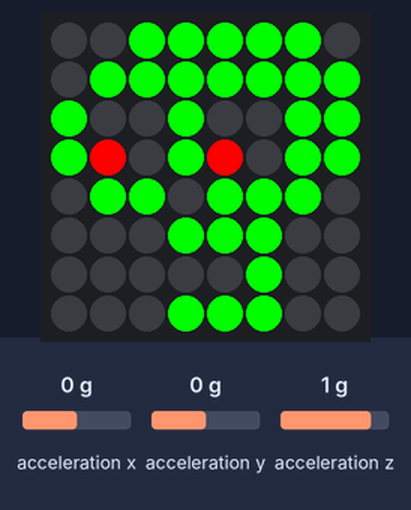
Bench run of a program on a simulated Raspberry Pi (BCM pin numbers) with a Sense HAT. On the bench: the Sense HAT's 8×8 RGB LED matrix. The test bench sets the inputs (shaded band); at power-on: acceleration x 0 g, acceleration y 0 g, acceleration z 1 g. Random numbers come from a fixed seed; sound played through the audio output is not drawn and takes no time.

Above: at 0.4 s.
At 1.2 s:
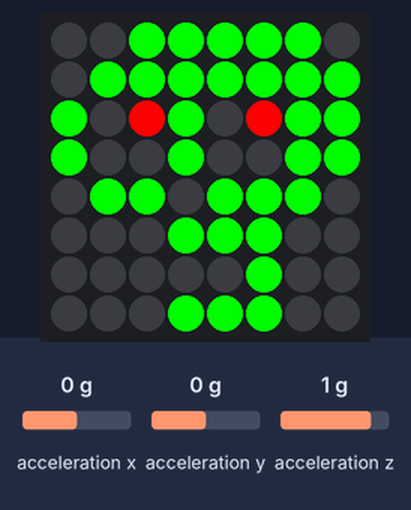
1.3 s: acceleration x set to -1.4 g
At 1.8 s:
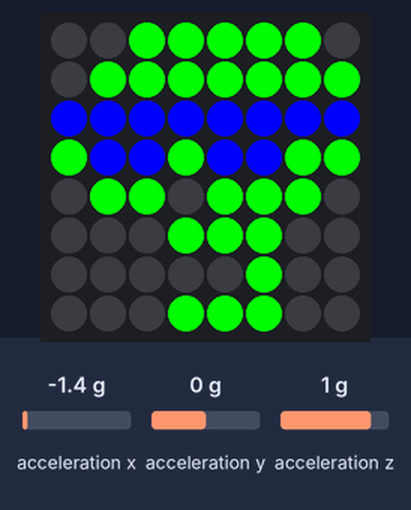
Timing chart, 0 to 4.3 s (numbered marks = the images above; inputs shaded):
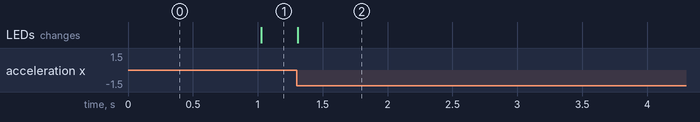

The program:

shakeskull.py
```python
#MrC's Ninja game: Attempt to cross the classroom without setting off the Jade Skull! If he gets mad at you 3 times, you're out!
from sense_hat import SenseHat
import random
import time
import pygame

sense = SenseHat()
pygame.mixer.init()

#set up all our colours
r = [255, 0, 0]
g = [0, 255, 0]
b = [0, 0, 255]
n = [0, 0, 0] #n is for nothing, or black.

#set up all the images to display
image1 = [
n,n,g,g,g,g,g,n,
n,g,g,g,g,g,g,g,
g,r,n,g,r,n,g,g,
g,n,n,g,n,n,g,g,
n,g,g,n,g,g,g,n,
n,n,n,g,g,g,n,n,
n,n,n,n,n,g,n,n,
n,n,n,g,g,g,n,n
]

image2 = [
n,n,g,g,g,g,g,n,
n,g,g,g,g,g,g,g,
g,n,r,g,n,r,g,g,
g,n,n,g,n,n,g,g,
n,g,g,n,g,g,g,n,
n,n,n,g,g,g,n,n,
n,n,n,n,n,g,n,n,
n,n,n,g,g,g,n,n
]

image3 = [
n,n,g,g,g,g,g,n,
n,g,g,g,g,g,g,g,
g,n,n,g,n,n,g,g,
g,n,r,g,n,r,g,g,
n,g,g,n,g,g,g,n,
n,n,n,g,g,g,n,n,
n,n,n,n,n,g,n,n,
n,n,n,g,g,g,n,n
]

image4 = [
n,n,g,g,g,g,g,n,
n,g,g,g,g,g,g,g,
g,n,n,g,n,n,g,g,
g,r,n,g,r,n,g,g,
n,g,g,n,g,g,g,n,
n,n,n,g,g,g,n,n,
n,n,n,n,n,g,n,n,
n,n,n,g,g,g,n,n
]

cool = [
n,n,g,g,g,g,g,n,
n,g,g,g,g,g,g,g,
b,b,b,b,b,b,b,b,
g,b,b,g,b,b,g,g,
n,g,g,n,g,g,g,n,
n,n,n,g,g,g,n,n,
n,n,n,n,n,g,n,n,
n,n,n,g,g,g,n,n
]

bad = [
n,n,g,g,g,g,g,n,
n,g,g,g,g,g,g,g,
g,r,g,g,g,r,g,g,
g,r,r,g,r,r,g,g,
n,g,g,n,g,g,g,n,
n,n,n,g,g,g,n,n,
n,n,n,n,n,n,n,n,
n,n,n,g,g,g,n,n
]

#set up what happens when you trigger the accelerometer
def face():
    if i==1:
        sense.set_pixels(cool)
	pygame.mixer.music.load("/home/pi/coolsound.wav") #This relies on your having copied the sounds to your home directory
	pygame.mixer.music.play()
	time.sleep(5)
    else:
        sense.set_pixels(bad)
	pygame.mixer.music.load("/home/pi/badsound.wav")  #This relies on your having copied the sounds to your home directory
	pygame.mixer.music.play()
        time.sleep(3)

#set up animated loop of the skull looking around
def look():
    sense.set_pixels(image1)
    x, y, z = sense.get_accelerometer_raw().values()
    sense.set_pixels(image2)
    x, y, z = sense.get_accelerometer_raw().values()
    sense.set_pixels(image3)
    x, y, z = sense.get_accelerometer_raw().values()
    sense.set_pixels(image4)
    x, y, z = sense.get_accelerometer_raw().values()

while True:
    x, y, z = sense.get_accelerometer_raw().values()
    x = abs(x)
    y = abs(y)
    z = abs(z)
    i = random.randint(1,2)

    if x > 1 or y > 1 or z > 1:  #changing these 3 numbers upward will decrease the sensitivity of the game.
        face()
    else:
        look()
```
